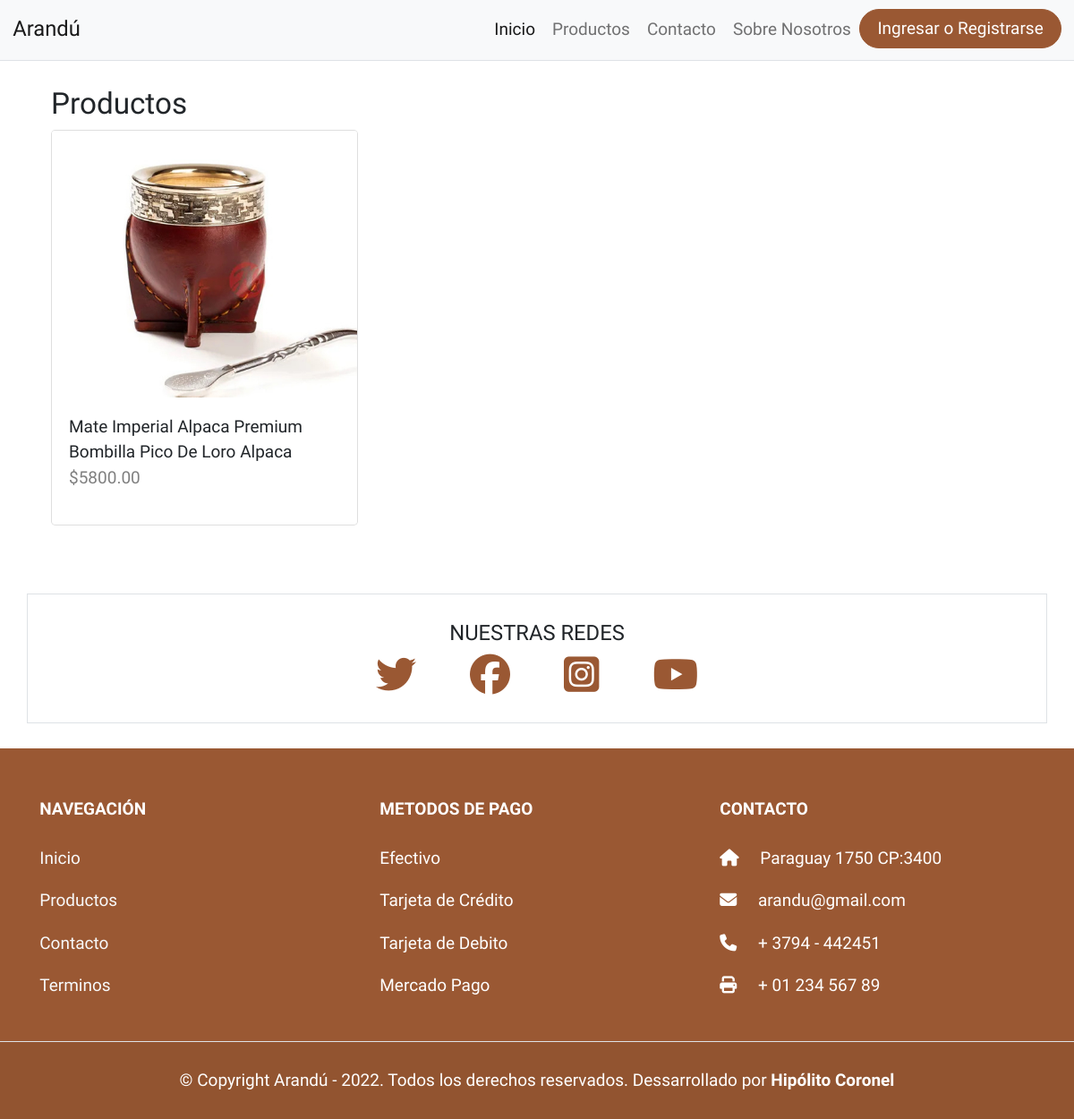
/index.php/index_controller/productos1, run on an earlier commit of the app's database.
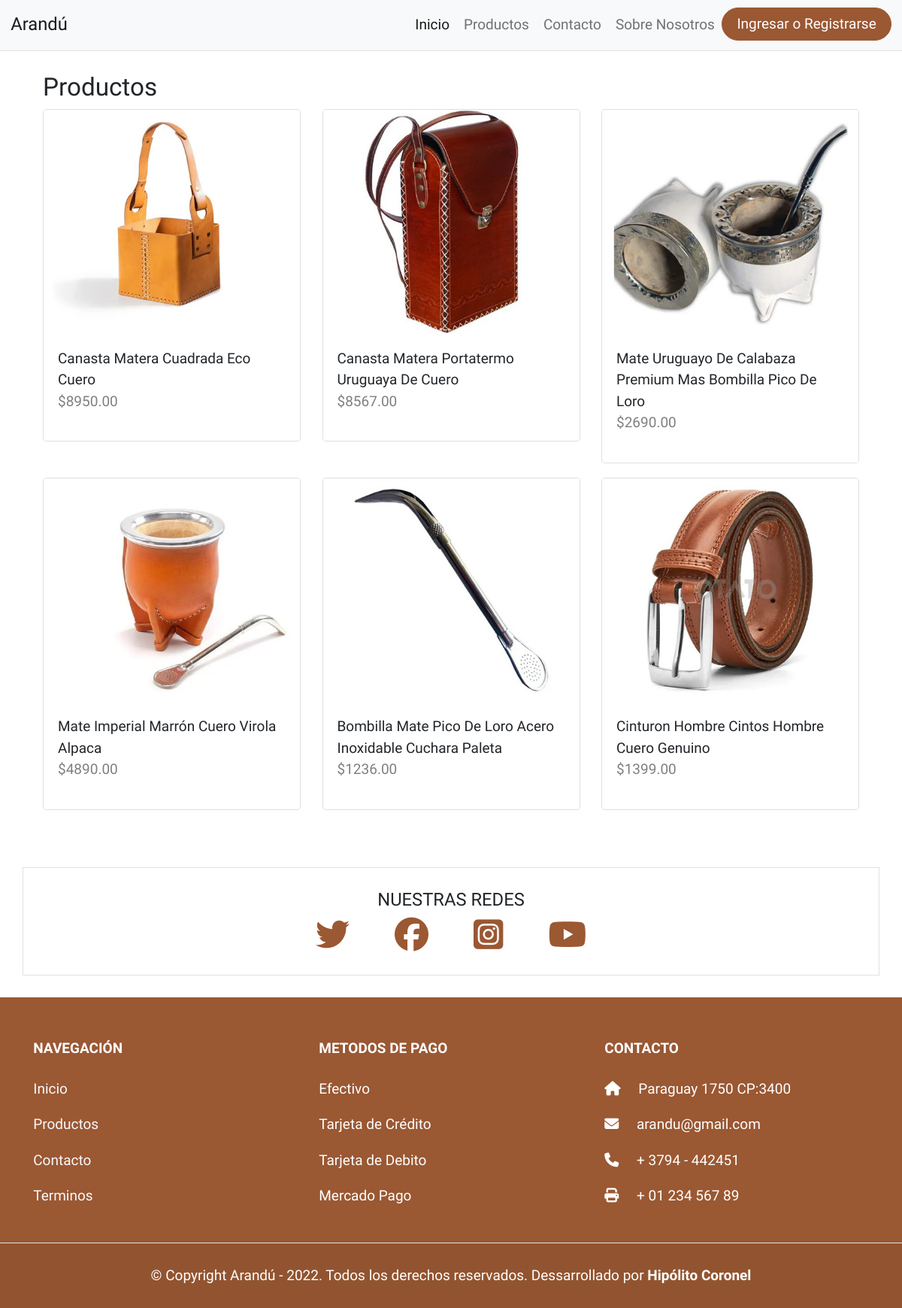
And on a later commit of the database.
### tables this page shows
CREATE TABLE `producto` (
  `idProducto` int(11) NOT NULL,
  `nombre` varchar(70) NOT NULL,
  `descripcion` varchar(100) NOT NULL,
  `precio` decimal(10,2) NOT NULL,
  `img_producto` text NOT NULL,
  `estado` int(1) NOT NULL,
  `idCategoria` int(11) NOT NULL
);

### application/controllers/index_controller.php (called while the page is built, shortened)
<?php
class Index_Controller extends CI_Controller
{
	public function __construct()
	{
		$this->load->model('producto_model');
	}
	public function productos1(){
		$data['productos'] = $this->producto_model->select_productos();
		$this->load->view('plantillas/header.php', array('title'=>'Catalogo de productos'));
		$this->load->view('plantillas/navbar.php');
		$this->load->view('productos1', $data);
		$this->load->view('plantillas/footer.php');
	}
}

### index.php (called while the page is built, shortened)
<?php
require_once BASEPATH.'core/CodeIgniter.php';

### application/models/producto_model.php (called while the page is built, shortened)
<?php
    class Producto_model extends CI_model{
        public function select_productos(){
            $this->db->select('*');
            $this->db->from('producto');
            $this->db->join('categoria','categoria.idCategoria = producto.idCategoria');
            $query = $this->db->get();
            return $query->result();
        }
    }

### application/views/productos1.php (the view, shortened to what this page needs)
<div class="categorias-container px-5 mt-4">
    <h3>Productos</h3>
    <div class="row">
        <?php foreach($productos as $producto){?>
        <div class="col-xs-12 col-sm-6 col-md-4 mb-3">
            <div class="card card-product">
                    <img src="<?= base_url()?>/uploads/<?= $producto->img_producto?>" class="card-img-top" alt="">
                <div class="card-body">
                    <p class="card-text font-sec mb-0"><?=$producto->nombre?></p>
                    <p class="text-black-50 mt-0">$<?= $producto->precio?></p>
                </div>
            </div>
        </div>
        <?php }?>
</div>
</div>
<br>

What changed in the data, as far as the page shows it:
changed producto: img_producto: a different picture; nombre "Mate Imperial Alpaca Premium Bombilla Pico De Loro Alpaca" → "Canasta Matera Cuadrada Eco Cuero"; precio "5800.00" → "8950.00"
added producto: img_producto (picture), nombre "Canasta Matera Portatermo Uruguaya De Cuero", precio "8567.00"
added producto: img_producto (picture), nombre "Mate Uruguayo De Calabaza Premium Mas Bombilla Pico De Loro", precio "2690.00"
added producto: img_producto (picture), nombre "Mate Imperial Marrón Cuero Virola Alpaca", precio "4890.00"
added producto: img_producto (picture), nombre "Bombilla Mate Pico De Loro Acero Inoxidable Cuchara Paleta", precio "1236.00"
added producto: img_producto (picture), nombre "Cinturon Hombre Cintos Hombre Cuero Genuino", precio "1399.00"
